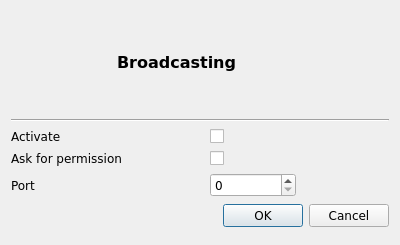
<?xml version="1.0" encoding="UTF-8"?>
<ui version="4.0">
 <class>GUI_BroadcasSetup</class>
 <widget class="QDialog" name="GUI_BroadcasSetup">
  <property name="geometry">
   <rect>
    <x>0</x>
    <y>0</y>
    <width>400</width>
    <height>245</height>
   </rect>
  </property>
  <property name="windowTitle">
   <string>Dialog</string>
  </property>
  <layout class="QGridLayout" name="gridLayout">
   <item row="0" column="0">
    <widget class="QLabel" name="lab_icon">
     <property name="minimumSize">
      <size>
       <width>100</width>
       <height>100</height>
      </size>
     </property>
     <property name="maximumSize">
      <size>
       <width>100</width>
       <height>100</height>
      </size>
     </property>
     <property name="font">
      <font>
       <family>DejaVu Sans</family>
      </font>
     </property>
     <property name="text">
      <string/>
     </property>
    </widget>
   </item>
   <item row="6" column="0" colspan="4">
    <widget class="QDialogButtonBox" name="buttonBox">
     <property name="font">
      <font>
       <family>DejaVu Sans</family>
      </font>
     </property>
     <property name="orientation">
      <enum>Qt::Horizontal</enum>
     </property>
     <property name="standardButtons">
      <set>QDialogButtonBox::Cancel|QDialogButtonBox::Ok</set>
     </property>
    </widget>
   </item>
   <item row="2" column="0">
    <widget class="QLabel" name="label_2">
     <property name="font">
      <font>
       <family>DejaVu Sans</family>
      </font>
     </property>
     <property name="text">
      <string>Activate</string>
     </property>
    </widget>
   </item>
   <item row="1" column="0" colspan="4">
    <widget class="Line" name="line">
     <property name="font">
      <font>
       <family>DejaVu Sans</family>
      </font>
     </property>
     <property name="orientation">
      <enum>Qt::Horizontal</enum>
     </property>
    </widget>
   </item>
   <item row="2" column="2">
    <widget class="QCheckBox" name="cb_active">
     <property name="font">
      <font>
       <family>DejaVu Sans</family>
      </font>
     </property>
     <property name="text">
      <string/>
     </property>
    </widget>
   </item>
   <item row="4" column="0" colspan="2">
    <widget class="QLabel" name="label_3">
     <property name="font">
      <font>
       <family>DejaVu Sans</family>
      </font>
     </property>
     <property name="text">
      <string>Ask for permission</string>
     </property>
    </widget>
   </item>
   <item row="4" column="2">
    <widget class="QCheckBox" name="checkBox">
     <property name="font">
      <font>
       <family>DejaVu Sans</family>
      </font>
     </property>
     <property name="text">
      <string/>
     </property>
    </widget>
   </item>
   <item row="5" column="2">
    <widget class="QSpinBox" name="sb_port">
     <property name="font">
      <font>
       <family>DejaVu Sans</family>
      </font>
     </property>
    </widget>
   </item>
   <item row="5" column="0">
    <widget class="QLabel" name="label">
     <property name="font">
      <font>
       <family>DejaVu Sans</family>
      </font>
     </property>
     <property name="text">
      <string>Port</string>
     </property>
    </widget>
   </item>
   <item row="0" column="1" colspan="3">
    <widget class="QLabel" name="label_4">
     <property name="font">
      <font>
       <family>DejaVu Sans</family>
       <pointsize>12</pointsize>
       <weight>75</weight>
       <bold>true</bold>
      </font>
     </property>
     <property name="text">
      <string>Broadcasting</string>
     </property>
    </widget>
   </item>
  </layout>
 </widget>
 <resources/>
 <connections>
  <connection>
   <sender>buttonBox</sender>
   <signal>accepted()</signal>
   <receiver>GUI_BroadcasSetup</receiver>
   <slot>accept()</slot>
   <hints>
    <hint type="sourcelabel">
     <x>248</x>
     <y>254</y>
    </hint>
    <hint type="destinationlabel">
     <x>157</x>
     <y>274</y>
    </hint>
   </hints>
  </connection>
  <connection>
   <sender>buttonBox</sender>
   <signal>rejected()</signal>
   <receiver>GUI_BroadcasSetup</receiver>
   <slot>reject()</slot>
   <hints>
    <hint type="sourcelabel">
     <x>316</x>
     <y>260</y>
    </hint>
    <hint type="destinationlabel">
     <x>286</x>
     <y>274</y>
    </hint>
   </hints>
  </connection>
 </connections>
</ui>
